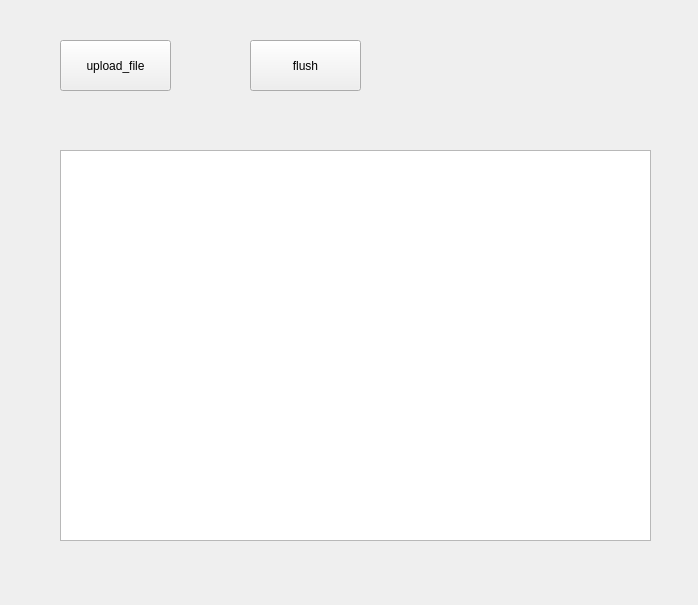
<?xml version="1.0" encoding="UTF-8"?>
<ui version="4.0">
 <class>Form</class>
 <widget class="QWidget" name="Form">
  <property name="geometry">
   <rect>
    <x>0</x>
    <y>0</y>
    <width>698</width>
    <height>605</height>
   </rect>
  </property>
  <property name="windowTitle">
   <string>Form</string>
  </property>
  <widget class="PushButton" name="pushButton_upload">
   <property name="geometry">
    <rect>
     <x>60</x>
     <y>40</y>
     <width>111</width>
     <height>51</height>
    </rect>
   </property>
   <property name="text">
    <string>upload_file</string>
   </property>
  </widget>
  <widget class="ListWidget" name="listWidget">
   <property name="geometry">
    <rect>
     <x>60</x>
     <y>150</y>
     <width>591</width>
     <height>391</height>
    </rect>
   </property>
  </widget>
  <widget class="PushButton" name="pushButton_flush">
   <property name="geometry">
    <rect>
     <x>250</x>
     <y>40</y>
     <width>111</width>
     <height>51</height>
    </rect>
   </property>
   <property name="text">
    <string>flush</string>
   </property>
  </widget>
 </widget>
 <customwidgets>
  <customwidget>
   <class>PushButton</class>
   <extends>QPushButton</extends>
   <header location="global">qfluentwidgets</header>
  </customwidget>
  <customwidget>
   <class>ListWidget</class>
   <extends>QListWidget</extends>
   <header location="global">qfluentwidgets</header>
  </customwidget>
 </customwidgets>
 <resources/>
 <connections/>
</ui>
